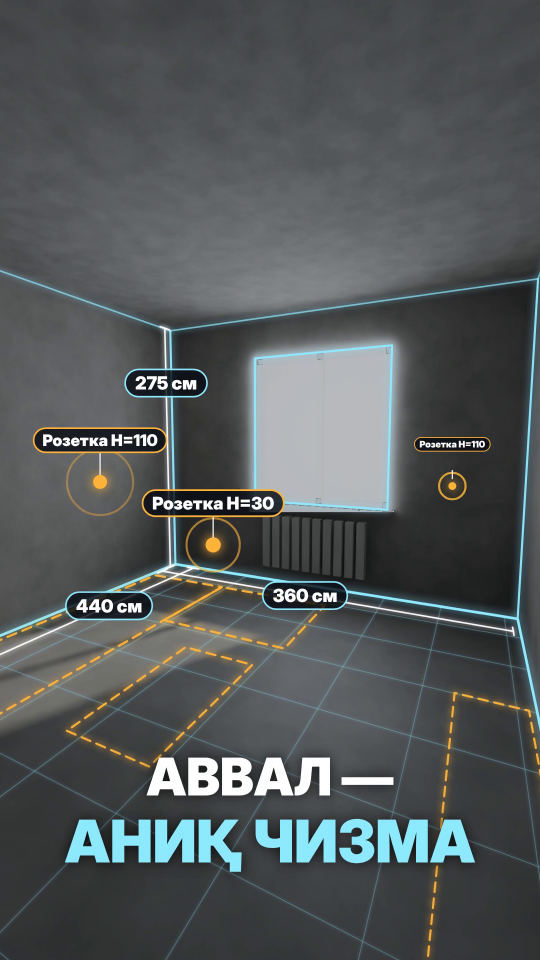
#> input picture frame 111 of outbox/proba_5s.mp4, 1080 x 1920 px, given in place of c8.mp4, which was not available (shown at 1/2 size)
$ python render.py
#> lines starting #> are read from the running program, lines starting #| are printed output that depends on the picture; pictures that were not available may be replaced by others from this repository, and a replacement may not be noted
"""GOLD WATER — «Янги манзил, Беш карам» (25.10.2026). 9:16 30fps. Кадры → stdout rawvideo для ffmpeg."""
import sys, math, cv2, numpy as np
from PIL import Image, ImageDraw, ImageFont, ImageFilter
W, H, FPS = 1080, 1920, 30
G = "/home/claude/gw/sdr/"; U = "/mnt/user-data/uploads/"
FB = "/usr/share/fonts/truetype/inter/Inter-Black.ttf"
import glob
def font(sz, w="Black"):
    c = glob.glob(f"/usr/share/fonts/**/Inter-{w}.*", recursive=True) or glob.glob(f"/usr/share/fonts/**/Inter*{w}*", recursive=True)
    return ImageFont.truetype(c[0], sz)
NAVY=(0,26,67); ROYAL=(1,67,154); GOLD=(200,147,52); GOLDL=(250,226,137); WHITE=(255,255,255)
SEG = [  # (src, start, dur, title, sub, kind)
 ("c8",3.70,2.00,"ЯНГИ МАНЗИЛ!","GOLD WATER","hook"),
 ("c1",0.00,2.75,"ХЎЖАОБОД","БЕШ КАРАМ МФЙ · ДОСААФ ЁНИДА","lt"),
 ("c3",0.00,2.48,"ДОРИХОНА ОЛДИДА","","lt"),
 ("c4",0.00,1.77,"ЯНГИ СУВ АППАРАТИ","GOLD WATER","lt"),
 (U+"d87b7f19-image.jpg",0,2.00,"«МЕД ШОХ ШИФО»","КЛИНИКАСИ ЁНИДА","lt"),
 ("c2",0.00,3.00,"ШАШЛИК ВА СОМСА","РЎПАРАСИДА","lt",1.5),
 ("c8",0.00,3.50,"ОҒИРЛИК ЧЕК ЙЎЛИДА","ЖУДА ҚУЛАЙ ЛОКАЦИЯ","lt"),
 ("c6",0.00,2.50,"10 БОСҚИЧЛИ ТОЗАЛАШ","СИФАТИ ЯНАДА ЯХШИЛАНДИ","lt"),
 ("c5",0.00,2.10,"5 000 СЎМ","10 ЛИТР — АТИГИ","price"),
 (U+"de7e4196-image.jpg",0,2.20,"КЕЛИБ СИНАБ КЎРИНГ!","","lt"),
 (U+"47c9a889-image.jpg",0,2.10,"АТТАНГ ҚИЛМАЙСИЗ!","","lt"),
 ("card",0,4.60,"","","card"),
]
# [5 lines left out: function fill, not called in this run]
class Clip:
    def __init__(s, src, start):
        s.photo = src.endswith(".jpg")
        if s.photo: s.img = fill(cv2.imread(src))
        else:
            s.cap = cv2.VideoCapture(G+src+".mp4"); s.cap.set(cv2.CAP_PROP_POS_FRAMES, round(start*FPS)); s.last=None
    def frame(s):
        if s.photo: return s.img
        ok, f = s.cap.read()
#> f is the input picture: shape (1920, 1080, 3); mean B, G, R 89.2, 88.2, 83.5
        if ok: s.last = f
        return s.last
def zoom(img, z, ox=0, oy=0):
#> called with z = 1.06, ox = 0, oy = 0
    if abs(z-1)<1e-3: return img
    M = np.float32([[z,0,(1-z)*W/2+ox],[0,z,(1-z)*H/2+oy]])
    return cv2.warpAffine(img, M, (W,H), flags=cv2.INTER_LINEAR, borderMode=cv2.BORDER_REFLECT)
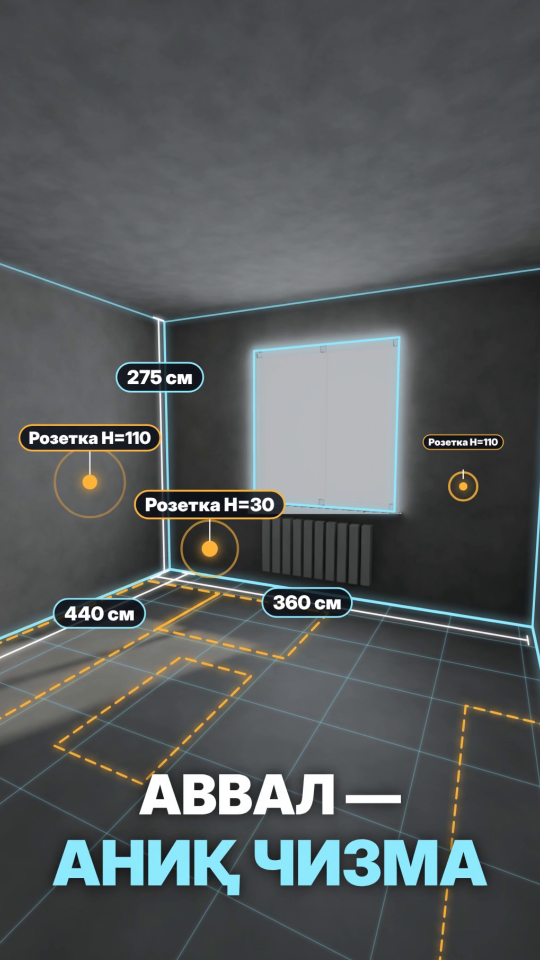
#> returned value: shape (1920, 1080, 3) (shown at 1/2 size); mean of channels 0, 1, 2 91.2, 90.2, 85.4; drawn as B, G, R
def ease(t): t=min(max(t,0),1); return 1-(1-t)**3
# [10 lines left out: function gold_text, not called in this run]
def overlay_lt(base, title, sub, t, dur, kind):
#> called with title = 'ЯНГИ МАНЗИЛ!', sub = 'GOLD WATER', t = 0, dur = 2, kind = 'hook'
    im = Image.fromarray(cv2.cvtColor(base, cv2.COLOR_BGR2RGB)).convert("RGBA")
    lay = Image.new("RGBA",(W,H),(0,0,0,0)); d = ImageDraw.Draw(lay)
#> after `lay = Image.new('RGBA', (W, H), (0, 0, 0, 0))`: lay: PIL image 1080x1920 RGBA; every value is 0
    # нижний градиент для читаемости
    grad = np.zeros((H,W,4),np.uint8); ys=np.arange(H)
    a = np.clip((ys-H*0.55)/(H*0.45),0,1)**1.3*170; grad[...,3]=a[:,None].astype(np.uint8)
    im = Image.alpha_composite(im, Image.fromarray(grad,"RGBA"))
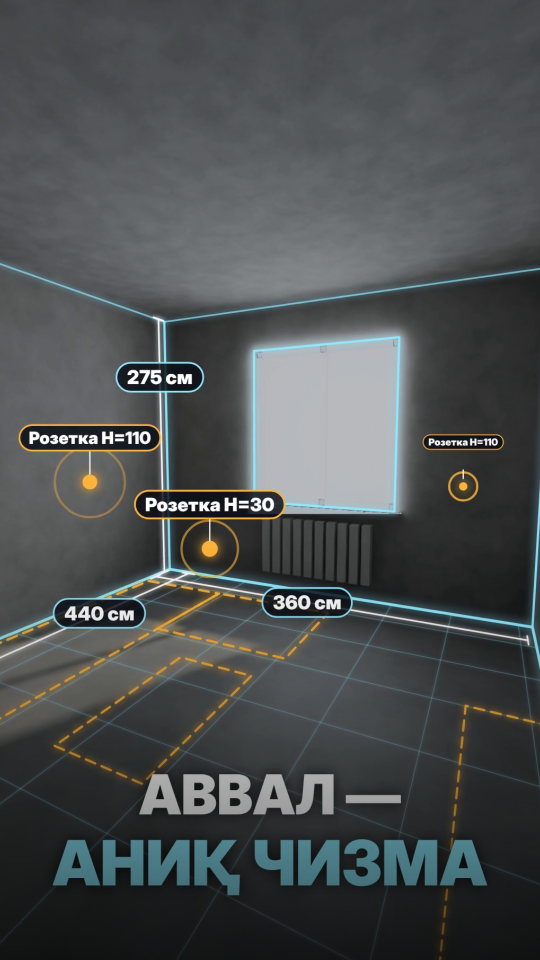
#> im: PIL image 1080x1920 RGBA (shown at 1/2 size); mean R, G, B, A 75.5, 79, 79.7, 255
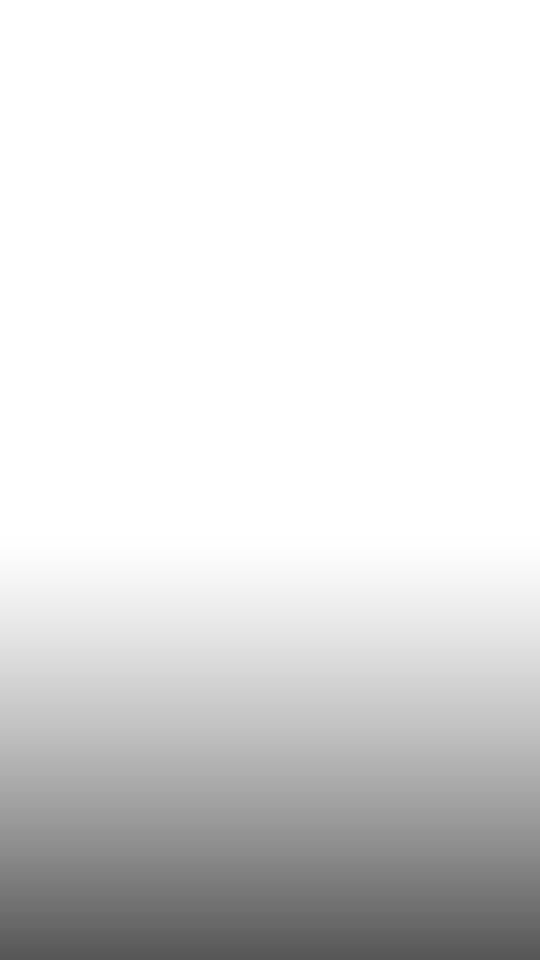
#> grad: shape (1920, 1080, 4) (shown at 1/2 size); mean R, G, B, A 0, 0, 0, 33; transparent parts drawn white
    # бренд-метка сверху
    tag = font(34,"ExtraBold"); d.rounded_rectangle([60,90,60+d.textlength("GOLD WATER",font=tag)+60,150],30,fill=(0,26,67,200))
    d.text((90,120),"GOLD WATER",font=tag,fill=GOLDL+(255,),anchor="lm")
    p = ease(t/0.35); out = ease((t-(dur-0.18))/0.18) if dur>1 else 0
    alpha = int(255*p*(1-out)); dy = int((1-p)*60)
    if kind=="hook":
        s = 0.85+0.15*ease(t/0.3); f2 = font(int(175*s)); cy=1250+dy
        d.rounded_rectangle([70,cy-250,W-70,cy+250],50,fill=(0,26,67,int(alpha*0.82)))
        d.rounded_rectangle([70,cy-250,W-70,cy-238],6,fill=GOLD+(alpha,))
        fs=font(58,"ExtraBold"); d.text((W//2,cy-175),sub,font=fs,fill=GOLDL+(alpha,),anchor="mm")
        d.text((W//2,cy-40),"ЯНГИ",font=f2,fill=(255,255,255,alpha),anchor="mm")
        d.text((W//2,cy+125),"МАНЗИЛ!",font=f2,fill=(255,255,255,alpha),anchor="mm")
    elif kind=="price":
        fs=font(66,"ExtraBold"); ft=font(150)
        cy=1380+dy
        d.rounded_rectangle([90,cy-200,W-90,cy+150],50,fill=(0,26,67,int(alpha*0.88)))
        d.rounded_rectangle([90,cy-200,W-90,cy-188],6,fill=GOLD+(alpha,))
        d.text((W//2,cy-120),sub,font=fs,fill=(255,255,255,alpha),anchor="mm")
        lay.alpha_composite(Image.new("RGBA",(W,H)),(0,0))
        g,m = gold_text(d,(W//2,cy+30),title,ft)
        m = m.point(lambda v: v*alpha//255); lay.paste(g,(0,0),m)
    else:
        ft = font(84 if len(title)<=16 else 72); fs = font(44,"ExtraBold")
        tw = d.textlength(title,font=ft); sw = d.textlength(sub,font=fs) if sub else 0
        bw = max(tw,sw)+100; x0=60; y1=1700+dy; y0 = y1-(210 if sub else 150)
        d.rounded_rectangle([x0,y0,x0+bw,y1],34,fill=(0,26,67,int(alpha*0.86)))
        d.rounded_rectangle([x0,y0,x0+14,y1],7,fill=GOLD+(alpha,))
        if sub:
            d.text((x0+50,y0+52),sub,font=fs,fill=GOLDL+(alpha,),anchor="lm")
            d.text((x0+50,y0+140),title,font=ft,fill=(255,255,255,alpha),anchor="lm")
        else:
            d.text((x0+50,(y0+y1)//2),title,font=ft,fill=(255,255,255,alpha),anchor="lm")
    im = Image.alpha_composite(im, lay)
    return cv2.cvtColor(np.array(im.convert("RGB")), cv2.COLOR_RGB2BGR)
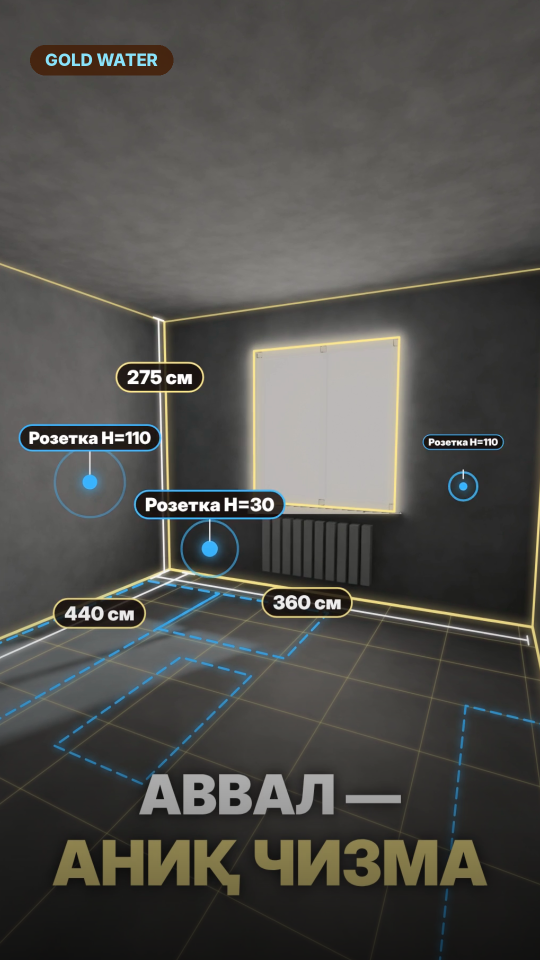
#> returned value: shape (1920, 1080, 3) (shown at 1/2 size); mean R, G, B 79.7, 79, 75.3
CARD_BG = None
# [29 lines left out: function card, not called in this run]
out = sys.stdout.buffer; prev=None
for i,seg in enumerate(SEG):
    src,st,dur,title,sub,kind = seg[:6]; hold = seg[6] if len(seg)>6 else 0
    n = round(dur*FPS)
    clip = None if src=="card" else Clip(src,st)
    for k in range(n):
        t=k/FPS
        if kind=="card": fr = card(t)
        else:
            raw = clip.frame() if (t>=hold or k==0) else raw
            f = raw
            z = 1.0 + (0.08 if clip.photo else 0.04)*t/dur
            if k<4: z += 0.06*(1-k/4)   # панч на склейке
            f = zoom(f, z)
            fr = overlay_lt(f, title, sub, t, dur, kind)
        if k<3 and prev is not None and i>0:  # короткий белый вспых-переход
            w = (3-k)/3*0.35; fr = cv2.addWeighted(fr,1-w,np.full_like(fr,255),w,0)
        out.write(fr.tobytes())
    prev=fr
